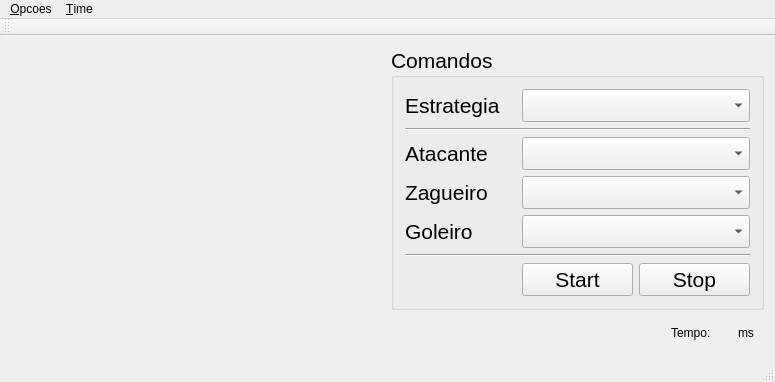
<?xml version="1.0" encoding="UTF-8"?>
<ui version="4.0">
 <class>MainWindow</class>
 <widget class="QMainWindow" name="MainWindow">
  <property name="geometry">
   <rect>
    <x>0</x>
    <y>0</y>
    <width>775</width>
    <height>382</height>
   </rect>
  </property>
  <property name="windowTitle">
   <string>Vision System</string>
  </property>
  <property name="windowIcon">
   <iconset>
    <activeon>:/icone/imagens/oie_transparent.png</activeon>
   </iconset>
  </property>
  <widget class="QWidget" name="centralWidget">
   <layout class="QGridLayout" name="gridLayout">
    <item row="0" column="0">
     <widget class="QLabel" name="janela">
      <property name="text">
       <string/>
      </property>
      <property name="alignment">
       <set>Qt::AlignCenter</set>
      </property>
     </widget>
    </item>
    <item row="0" column="1">
     <widget class="QGroupBox" name="groupBox">
      <property name="font">
       <font>
        <pointsize>16</pointsize>
       </font>
      </property>
      <property name="title">
       <string>Comandos</string>
      </property>
      <layout class="QGridLayout" name="gridLayout_2">
       <item row="0" column="0">
        <widget class="QLabel" name="label">
         <property name="text">
          <string>Estrategia</string>
         </property>
        </widget>
       </item>
       <item row="0" column="1" colspan="2">
        <widget class="QComboBox" name="comboBox"/>
       </item>
       <item row="1" column="0" colspan="3">
        <widget class="Line" name="line">
         <property name="orientation">
          <enum>Qt::Horizontal</enum>
         </property>
        </widget>
       </item>
       <item row="2" column="0">
        <widget class="QLabel" name="label_2">
         <property name="text">
          <string>Atacante</string>
         </property>
        </widget>
       </item>
       <item row="2" column="1" colspan="2">
        <widget class="QComboBox" name="combo_atacante"/>
       </item>
       <item row="3" column="0">
        <widget class="QLabel" name="label_3">
         <property name="text">
          <string>Zagueiro</string>
         </property>
        </widget>
       </item>
       <item row="3" column="1" colspan="2">
        <widget class="QComboBox" name="combo_zagueiro"/>
       </item>
       <item row="4" column="0">
        <widget class="QLabel" name="label_4">
         <property name="text">
          <string>Goleiro</string>
         </property>
        </widget>
       </item>
       <item row="4" column="1" colspan="2">
        <widget class="QComboBox" name="combo_goleiro"/>
       </item>
       <item row="5" column="0" colspan="3">
        <widget class="Line" name="line_2">
         <property name="orientation">
          <enum>Qt::Horizontal</enum>
         </property>
        </widget>
       </item>
       <item row="6" column="1">
        <widget class="QPushButton" name="pushButton">
         <property name="text">
          <string>Start</string>
         </property>
        </widget>
       </item>
       <item row="6" column="2">
        <widget class="QPushButton" name="pushButton_2">
         <property name="text">
          <string>Stop</string>
         </property>
        </widget>
       </item>
      </layout>
     </widget>
    </item>
    <item row="1" column="1">
     <layout class="QHBoxLayout" name="horizontalLayout">
      <item>
       <spacer name="horizontalSpacer">
        <property name="orientation">
         <enum>Qt::Horizontal</enum>
        </property>
        <property name="sizeType">
         <enum>QSizePolicy::Maximum</enum>
        </property>
        <property name="sizeHint" stdset="0">
         <size>
          <width>280</width>
          <height>20</height>
         </size>
        </property>
       </spacer>
      </item>
      <item>
       <widget class="QLabel" name="Tempo">
        <property name="maximumSize">
         <size>
          <width>40</width>
          <height>16777215</height>
         </size>
        </property>
        <property name="text">
         <string>Tempo:</string>
        </property>
       </widget>
      </item>
      <item>
       <widget class="QLabel" name="milesegundos">
        <property name="maximumSize">
         <size>
          <width>15</width>
          <height>16777215</height>
         </size>
        </property>
        <property name="text">
         <string/>
        </property>
       </widget>
      </item>
      <item>
       <widget class="QLabel" name="Tempoms">
        <property name="text">
         <string>ms</string>
        </property>
       </widget>
      </item>
     </layout>
    </item>
   </layout>
   <zorder>groupBox</zorder>
   <zorder>janela</zorder>
  </widget>
  <widget class="QMenuBar" name="menuBar">
   <property name="geometry">
    <rect>
     <x>0</x>
     <y>0</y>
     <width>775</width>
     <height>21</height>
    </rect>
   </property>
   <widget class="QMenu" name="menu_Classificadores">
    <property name="title">
     <string>&amp;Opcoes</string>
    </property>
    <addaction name="actionAbrir_Settings"/>
    <addaction name="actionKmeans"/>
   </widget>
   <widget class="QMenu" name="menuTime">
    <property name="title">
     <string>&amp;Time</string>
    </property>
    <addaction name="select_azul"/>
    <addaction name="select_amarelo"/>
   </widget>
   <addaction name="menu_Classificadores"/>
   <addaction name="menuTime"/>
  </widget>
  <widget class="QToolBar" name="mainToolBar">
   <attribute name="toolBarArea">
    <enum>TopToolBarArea</enum>
   </attribute>
   <attribute name="toolBarBreak">
    <bool>false</bool>
   </attribute>
  </widget>
  <widget class="QStatusBar" name="statusBar"/>
  <action name="actionKmeans">
   <property name="checkable">
    <bool>false</bool>
   </property>
   <property name="checked">
    <bool>false</bool>
   </property>
   <property name="text">
    <string>Constantes</string>
   </property>
  </action>
  <action name="actionFind_Contours">
   <property name="checkable">
    <bool>false</bool>
   </property>
   <property name="text">
    <string>Find Contours</string>
   </property>
  </action>
  <action name="actionComandos">
   <property name="text">
    <string>Comandos</string>
   </property>
  </action>
  <action name="actionAzul">
   <property name="checkable">
    <bool>true</bool>
   </property>
   <property name="checked">
    <bool>true</bool>
   </property>
   <property name="text">
    <string>Azul</string>
   </property>
  </action>
  <action name="actionAmarelo">
   <property name="checkable">
    <bool>true</bool>
   </property>
   <property name="text">
    <string>Amarelo</string>
   </property>
  </action>
  <action name="select_azul">
   <property name="checkable">
    <bool>true</bool>
   </property>
   <property name="checked">
    <bool>true</bool>
   </property>
   <property name="text">
    <string>Azul</string>
   </property>
  </action>
  <action name="select_amarelo">
   <property name="checkable">
    <bool>true</bool>
   </property>
   <property name="checked">
    <bool>false</bool>
   </property>
   <property name="text">
    <string>Amarelo</string>
   </property>
  </action>
  <action name="actionAbrir_Settings">
   <property name="text">
    <string>Abrir Settings</string>
   </property>
  </action>
 </widget>
 <layoutdefault spacing="6" margin="11"/>
 <resources/>
 <connections/>
</ui>
